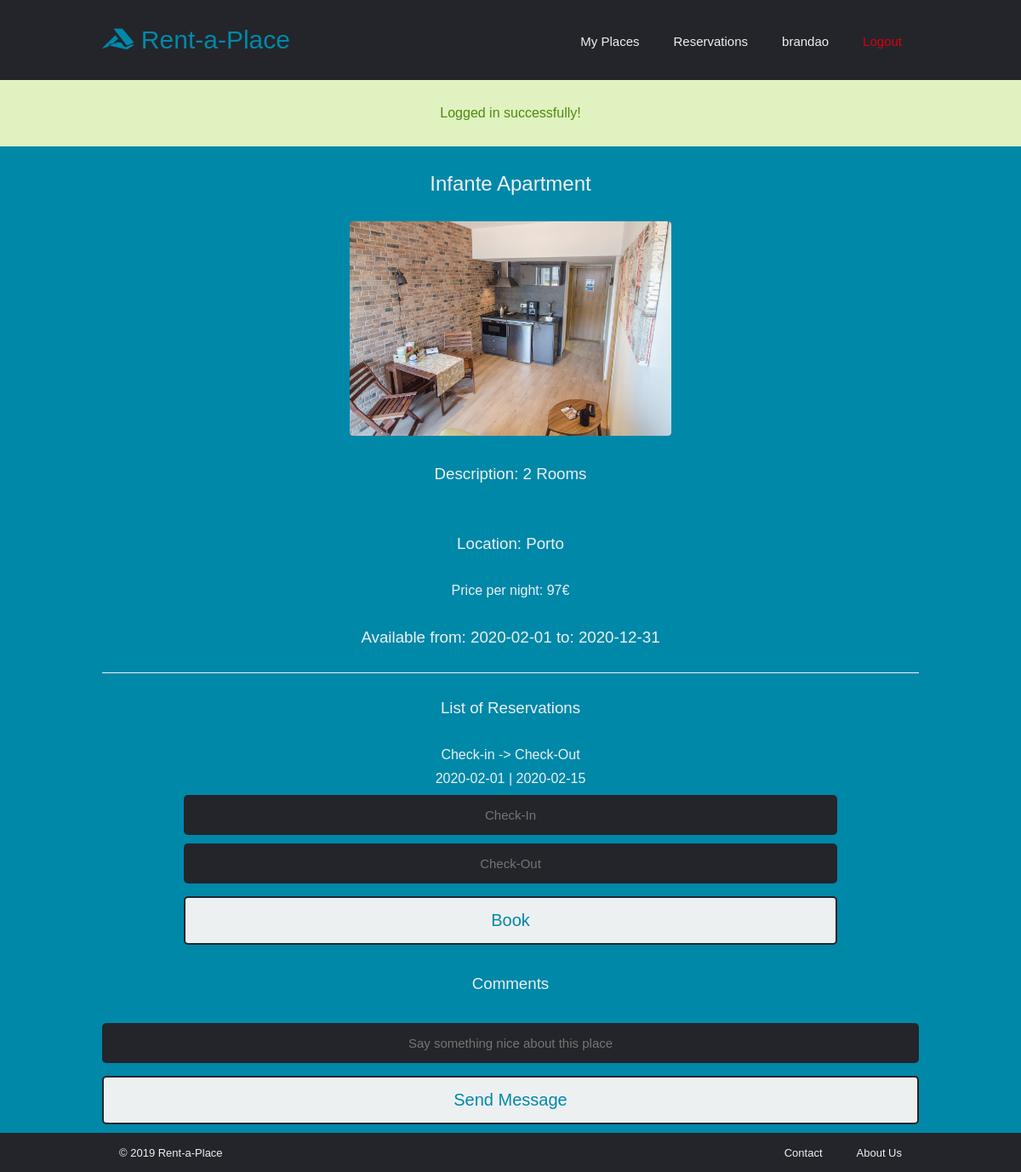
Page /pages/property.php?id=3 (signed in) on the committed database.
### tables this page shows
CREATE TABLE Properties (id INTEGER PRIMARY KEY, ownerID INTEGER NOT NULL, price FLOAT NOT NULL, title VARCHAR NOT NULL, location VARCHAR NOT NULL, description VARCHAR NOT NULL, availabilityStart DATE, availabilityEnd DATE);

CREATE TABLE Photos (id INTEGER PRIMARY KEY, propertyID INTEGER, path TEXT NOT NULL);

CREATE TABLE Reservations (id INTEGER PRIMARY KEY, touristID INTEGER, propertyID INTEGER, startDate DATE NOT NULL, endDate DATE NOT NULL, price FLOAT NOT NULL);

### database/db_properties.php (called while the page is built, shortened)
<?php
  function getProperty($property_id)
  {
      $db = Database::instance()->db();
      $stmt = $db->prepare('SELECT * FROM Properties WHERE id = ?');
      $stmt->execute(array($property_id));
      return $stmt->fetch();
  }
  function getPropertyPhotos($property_id)
  {
      $db = Database::instance()->db();
      $stmt = $db->prepare('SELECT * FROM Photos WHERE propertyID = ?');
      $stmt->execute(array($property_id));
      return $stmt->fetchAll();
  }

### database/db_reservations.php (called while the page is built, shortened)
<?php
    include_once('../database/db_properties.php');
 function getPropertyReservations($property_id)
 {
     $db = Database::instance()->db();
     $stmt = $db->prepare('SELECT * FROM Reservations WHERE propertyID = ? GROUP BY startDate');
     $stmt->execute(array($property_id));
     return $stmt->fetchAll();
 }

### templates/tpl_property.php (the view, shortened to what this page needs)
<?php
include_once('../database/db_properties.php');
include_once('../database/db_reservations.php');
function draw_property($property)
{
    $photos = getPropertyPhotos($property['id']); ?>
<article class="property">
  <header>
    <h2><?=$property['title']?></a></h2>
  </header>
  <main>
<div class="row" >
  <div class="column" name="profilePicture"  >
    <img src="../images/properties/<?php echo $photos[0]['path']; ?>" onclick="openModal();currentSlide(1)" class="hover-shadow">
  </div>
</div>
    <h3>Description: <?=$property['description']?></h3>
    <h3>Location: <?=$property['location']?></h3>
    <h4>Price per night: <?=$property['price']?>€</h4>
    <?php
    $reservations = getPropertyReservations($property['id']); ?>
    <h3>Available from: <?=$property['availabilityStart']?> to: <?=$property['availabilityEnd']?></h3>
    <div id="listReservations">
    <h3 id="reservations">List of Reservations</h3>
    <?php if (count($reservations) == 0) { ?>
    <h4> No reservations yet. </h4>
    <?php } else { ?>
    <div id="columnIdentifiers">
      <h4 id="datesWord">Check-in -> Check-Out</h4>
    </div>
    <?php foreach ($reservations as $reservation) {
        draw_reservation($reservation);
    }
  } ?>
  </div>
  <div id="reservation">
          <form id="reservationForm" method="post" action="../actions/action_reservation.php">
            <input type="text" placeholder="Check-In" onchange="updateCheckout()"  onfocus="(this.type='date')" oninput="this.className = ''" name="checkIn" id="begin_date" min="<?php echo date('Y-m-d'); ?>" required></<input>
            <input type="text" placeholder="Check-Out" onfocus="(this.type='date')" oninput="this.className = ''" name="checkOut" id="end_date" required></<input>
            <input id="button" name="bookButton" type="submit" value="Book">
          </form>
        </div>
        <div id="comments">
        <h3>Comments </h3>
          <input type="text" name="message" placeholder="Say something nice about this place" pattern="[a-zA-Z\s.\-'!\?/]+">
           <button id = 'send'>Send Message</button>
      </div>
  </main>
</article>
<?php
} ?>
<?php function draw_reservation($reservation)
    {
        ?>
  <div class="reservation">
    <h4 id="dates"> <?= $reservation['startDate'] ?> | <?= $reservation['endDate'] ?> </h4>
  </div>
<?php
    } ?>

### css/style.css (style rules this page uses)
* { box-sizing: border-box; margin: 0; padding: 0; background-color: #24252a; font-family: "Montserrat", sans-serif; font-weight: 500; }

### css/auth.css (style rules this page uses)
form { background-color: #0088a9; padding-right: 10%; padding-left: 10%; font-weight: 500; color: #edf0f1; }
h2 { color: #edf0f1; background-color: #0088a9; padding: 30px 10%; text-align: center; }
input { width: 100%; color: #edf0f1; padding: 15px 20px; margin: 5px 0; box-sizing: border-box; font-size: 15px; border: none; border-radius: 5px; text-align: center; }
input[type="submit"] { color: #0088a9; font-size: 20px; font-weight: 500; padding: 15px 20px; border: 2px solid #24252a; border-radius: 5px; cursor: pointer; margin-top: 10px; background-color: #edf0f1; transition: all 0.3s ease 0s; width: 100%; }

### css/aboutus.css (style rules this page uses)
h3 { color: #edf0f1; background-color: #0088a9; padding: 30px 10%; }

### css/property.css (style rules this page uses)
.property { border-bottom: 1px solid #24252a; padding-left: 10%; padding-right: 10%; background-color: #0088a9; }
.property #listReservations { border-top: 1px solid #edf0f1; }
.property h3 { text-align: center; }
.property h4 { text-align: center; color: #edf0f1; background-color: #0088a9; padding: 5px; }
.property main { background-color: #0088a9; }
.property button { color: #0088a9; font-size: 20px; font-weight: 500; padding: 15px 20px; border: 2px solid #24252a; border-radius: 5px; cursor: pointer; margin-top: 10px; background-color: #edf0f1; transition: all 0.3s ease 0s; width: 100%; }
.row > .column { padding: 0 8px; }
.column { background-color: #0088a9; text-align: center; }
.row:after { content: ""; display: table; clear: both; }
img.hover-shadow { transition: 0.3s; border-radius: 4px; width: 40%; height: 40%; }
#comments { background-color: #0088a9; }
#send { margin-bottom: 10px; }

### rows in the picture
properties: title "Infante Apartment", description "2 Rooms", location "Porto", price "97", availabilityStart "2020-02-01", availabilityEnd "2020-12-31"
photos: path (picture)
reservations: startDate "2020-02-01", endDate "2020-02-15"

### other values in the picture
$username "brandao"
$message['content'] "Logged in successfully!"
